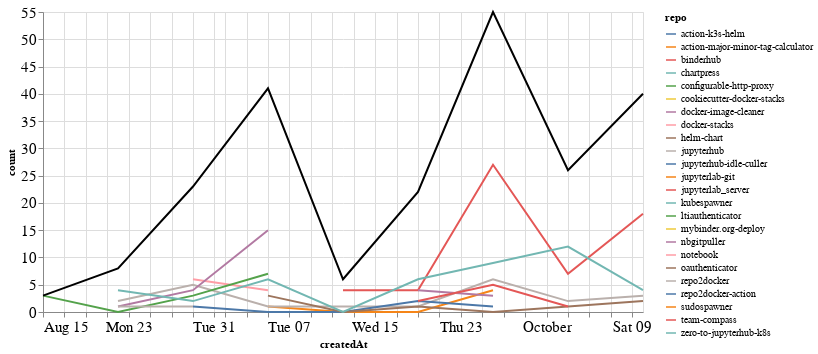

The notebook cell this image was saved under:
### Markdown cell above
### Comments

### Code cell
comments_time = comments.groupby('repo').resample('W', on='createdAt').count()['author'].reset_index()
comments_time = comments_time.rename(columns={'author': 'count'})
comments_time_total = comments_time.groupby('createdAt').agg({"count": "sum"}).reset_index()
ch1 = alt.Chart(comments_time, width=600).mark_line().encode(
    x='createdAt',
    y='count',
    color='repo',
    tooltip="repo"
)

ch2 = alt.Chart(comments_time_total, width=600).mark_line(color="black").encode(
    x='createdAt',
    y='count',
)

ch1 + ch2

### Figure 1 — Vega-Lite specification as saved in the notebook (floating-point values rounded to 4 significant figures)
{"config": {"axisLeft": {"labelFontSize": 15}, "axisBottom": {"labelFontSize": 15}}, "layer": [{"data": {"name": "data-a59007d4b7b7351a6b3a211f75832ee0"}, "mark": "line", "encoding": {"color": {"type": "nominal", "field": "repo"}, "tooltip": {"type": "nominal", "field": "repo"}, "x": {"type": "temporal", "field": "createdAt"}, "y": {"type": "quantitative", "field": "count"}}, "width": 600}, {"data": {"name": "data-7171b169c1cc3f37a85aee7d4d33fc22"}, "mark": {"type": "line", "color": "black"}, "encoding": {"x": {"type": "temporal", "field": "createdAt"}, "y": {"type": "quantitative", "field": "count"}}, "width": 600}], "$schema": "https://vega.github.io/schema/vega-lite/v4.8.1.json", "datasets": {"data-a59007d4b7b7351a6b3a211f75832ee0": [{"repo": "action-k3s-helm", "createdAt": "2021-10-10T00:00:00", "count": 5}, {"repo": "action-major-minor-tag-calculator", "createdAt": "2021-09-05T00:00:00", "count": 1}, {"repo": "action-major-minor-tag-calculator", "createdAt": "2021-09-12T00:00:00", "count": 0}, {"repo": "action-major-minor-tag-calculator", "createdAt": "2021-09-19T00:00:00", "count": 0}, {"repo": "action-major-minor-tag-calculator", "createdAt": "2021-09-26T00:00:00", "count": 4}, {"repo": "binderhub", "createdAt": "2021-09-12T00:00:00", "count": 4}, {"repo": "binderhub", "createdAt": "2021-09-19T00:00:00", "count": 4}, {"repo": "binderhub", "createdAt": "2021-09-26T00:00:00", "count": 27}, {"repo": "binderhub", "createdAt": "2021-10-03T00:00:00", "count": 7}, {"repo": "binderhub", "createdAt": "2021-10-10T00:00:00", "count": 18}, {"repo": "chartpress", "createdAt": "2021-09-05T00:00:00", "count": 2}, {"repo": "configurable-http-proxy", "createdAt": "2021-09-19T00:00:00", "count": 2}, {"repo": "cookiecutter-docker-stacks", "createdAt": "2021-09-05T00:00:00", "count": 1}, {"repo": "docker-image-cleaner", "createdAt": "2021-09-19T00:00:00", "count": 4}, {"repo": "docker-image-cleaner", "createdAt": "2021-09-26T00:00:00", "count": 3}, {"repo": "docker-stacks", "createdAt": "2021-08-29T00:00:00", "count": 6}, {"repo": "docker-stacks", "createdAt": "2021-09-05T00:00:00", "count": 4}, {"repo": "helm-chart", "createdAt": "2021-10-10T00:00:00", "count": 1}, {"repo": "jupyterhub", "createdAt": "2021-08-22T00:00:00", "count": 2}, {"repo": "jupyterhub", "createdAt": "2021-08-29T00:00:00", "count": 5}, {"repo": "jupyterhub", "createdAt": "2021-09-05T00:00:00", "count": 1}, {"repo": "jupyterhub", "createdAt": "2021-09-12T00:00:00", "count": 1}, {"repo": "jupyterhub", "createdAt": "2021-09-19T00:00:00", "count": 1}, {"repo": "jupyterhub", "createdAt": "2021-09-26T00:00:00", "count": 6}, {"repo": "jupyterhub", "createdAt": "2021-10-03T00:00:00", "count": 2}, {"repo": "jupyterhub", "createdAt": "2021-10-10T00:00:00", "count": 3}, {"repo": "jupyterhub-idle-culler", "createdAt": "2021-08-29T00:00:00", "count": 1}, {"repo": "jupyterhub-idle-culler", "createdAt": "2021-09-05T00:00:00", "count": 0}, {"repo": "jupyterhub-idle-culler", "createdAt": "2021-09-12T00:00:00", "count": 0}, {"repo": "jupyterhub-idle-culler", "createdAt": "2021-09-19T00:00:00", "count": 2}, {"repo": "jupyterhub-idle-culler", "createdAt": "2021-09-26T00:00:00", "count": 1}, {"repo": "jupyterlab-git", "createdAt": "2021-10-03T00:00:00", "count": 2}, {"repo": "jupyterlab_server", "createdAt": "2021-10-03T00:00:00", "count": 1}, {"repo": "kubespawner", "createdAt": "2021-10-10T00:00:00", "count": 2}, {"repo": "ltiauthenticator", "createdAt": "2021-08-15T00:00:00", "count": 3}, {"repo": "ltiauthenticator", "createdAt": "2021-08-22T00:00:00", "count": 0}, {"repo": "ltiauthenticator", "createdAt": "2021-08-29T00:00:00", "count": 3}, {"repo": "ltiauthenticator", "createdAt": "2021-09-05T00:00:00", "count": 7}, {"repo": "mybinder.org-deploy", "createdAt": "2021-10-10T00:00:00", "count": 5}, {"repo": "nbgitpuller", "createdAt": "2021-08-22T00:00:00", "count": 1}, {"repo": "nbgitpuller", "createdAt": "2021-08-29T00:00:00", "count": 4}, {"repo": "nbgitpuller", "createdAt": "2021-09-05T00:00:00", "count": 15}, {"repo": "notebook", "createdAt": "2021-08-29T00:00:00", "count": 1}, {"repo": "oauthenticator", "createdAt": "2021-09-05T00:00:00", "count": 3}, {"repo": "oauthenticator", "createdAt": "2021-09-12T00:00:00", "count": 0}, {"repo": "oauthenticator", "createdAt": "2021-09-19T00:00:00", "count": 1}, {"repo": "oauthenticator", "createdAt": "2021-09-26T00:00:00", "count": 0}, {"repo": "oauthenticator", "createdAt": "2021-10-03T00:00:00", "count": 1}, {"repo": "oauthenticator", "createdAt": "2021-10-10T00:00:00", "count": 2}, {"repo": "repo2docker", "createdAt": "2021-08-22T00:00:00", "count": 1}, {"repo": "repo2docker", "createdAt": "2021-08-29T00:00:00", "count": 1}, {"repo": "repo2docker-action", "createdAt": "2021-09-05T00:00:00", "count": 1}, {"repo": "sudospawner", "createdAt": "2021-09-12T00:00:00", "count": 1}, {"repo": "team-compass", "createdAt": "2021-09-19T00:00:00", "count": 2}, {"repo": "team-compass", "createdAt": "2021-09-26T00:00:00", "count": 5}, {"repo": "team-compass", "createdAt": "2021-10-03T00:00:00", "count": 1}, {"repo": "zero-to-jupyterhub-k8s", "createdAt": "2021-08-22T00:00:00", "count": 4}, {"repo": "zero-to-jupyterhub-k8s", "createdAt": "2021-08-29T00:00:00", "count": 2}, {"repo": "zero-to-jupyterhub-k8s", "createdAt": "2021-09-05T00:00:00", "count": 6}, {"repo": "zero-to-jupyterhub-k8s", "createdAt": "2021-09-12T00:00:00", "count": 0}, {"repo": "zero-to-jupyterhub-k8s", "createdAt": "2021-09-19T00:00:00", "count": 6}, {"repo": "zero-to-jupyterhub-k8s", "createdAt": "2021-09-26T00:00:00", "count": 9}, {"repo": "zero-to-jupyterhub-k8s", "createdAt": "2021-10-03T00:00:00", "count": 12}, {"repo": "zero-to-jupyterhub-k8s", "createdAt": "2021-10-10T00:00:00", "count": 4}], "data-7171b169c1cc3f37a85aee7d4d33fc22": [{"createdAt": "2021-08-15T00:00:00", "count": 3}, {"createdAt": "2021-08-22T00:00:00", "count": 8}, {"createdAt": "2021-08-29T00:00:00", "count": 23}, {"createdAt": "2021-09-05T00:00:00", "count": 41}, {"createdAt": "2021-09-12T00:00:00", "count": 6}, {"createdAt": "2021-09-19T00:00:00", "count": 22}, {"createdAt": "2021-09-26T00:00:00", "count": 55}, {"createdAt": "2021-10-03T00:00:00", "count": 26}, {"createdAt": "2021-10-10T00:00:00", "count": 40}]}}
